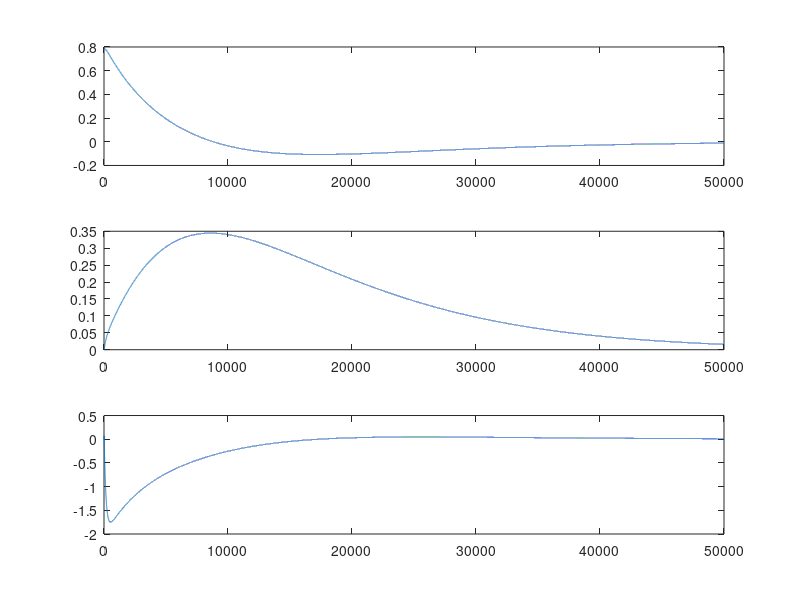
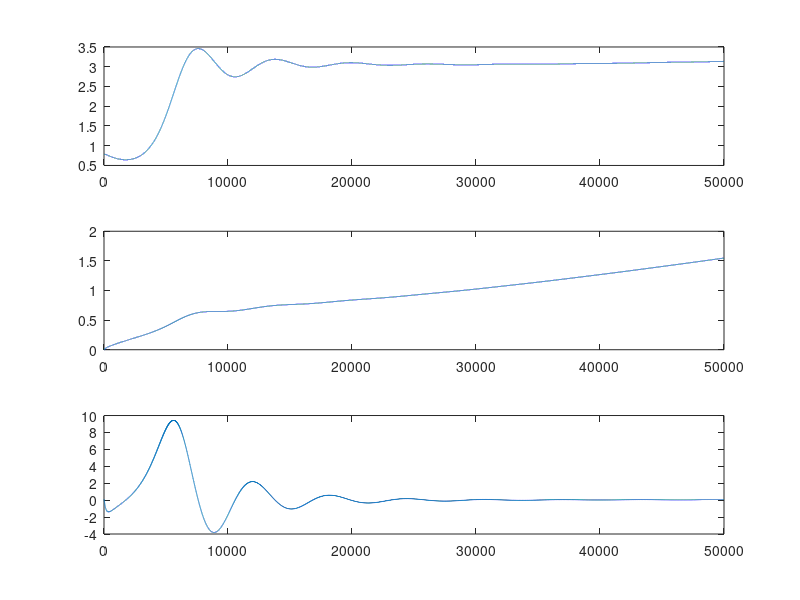

The MATLAB source for these figures, in order:
clc
        clear all
        close all
%% NON LINEAR SYSTEM
        mV = 0.152;     % Massa do veículo, sem giroscópio [kg]
mG = 0.15;      % Massa do giroscópio [kg]
rG = 0.095/2;   % Raio do giroscópio [m]
aG = 0.006;     % Espessura do giroscópio [m]
aV = 0.075;     % Altura do veículo [m]
lV = 0.19;      % Comprimento do veículo [m]
dG = 0.06;      % Distância entre centro de massa do giroscópio e centro de rotação do veículo [m]
dV = 0.045;     % Distância entre centro de massa do veículo e o ponto de rotação do veículo [m]

omega = 6500*0.10472;   % Velocidade de rotação do giroscópio, RPM*conversão = rad/sec
g = 9.81;               % Gravidade [m/s^2]

IG11 = mG*(rG^2)/4 + mG*(aG^2)/12; % Momento de Inércia
        IG33 = mG*(rG^2)/2;
IB11 = mV*(aV^2+lV^2)/12;


%% LINEAR SYSTEM FOR TS = 5 ms
A=[1.0013 0 0.0050;
0 1.0000 0;
0.5319 0 1.0013];
B=[-0.001;
0.005;
-0.3943];
C=[1 0 0;
0 1 0;
0 0 1];
D=zeros(3,1);

Kd = dlqr(A, B, eye(3),1);

%% CONDICAO INICIAL

sim_step = 0.0001;
tsim = 5;
Ts = 0.001;
end_sim = ceil(tsim/sim_step);


x10 = pi/4;
x20 = 0;
x30 = 0;
u0 = 0;

dt = 0;
x1 = zeros(1,end_sim);
x2 = zeros(1,end_sim);
x3 = zeros(1,end_sim);
u = zeros(1,end_sim);
%% Simulacao LQR



for k=1:end_sim

if k == 1
dt = dt+1;
x1(k) = x10;
x2(k) = x20;
x3(k) = x30;

else
dt = dt+1;
num_f3 = (mV*dV+mG*dG)*g*sin(x1(k-1));
den_f3 = IB11+mV*dV^2+mG*dG^2+IG11*cos(x2(k-1))^2+IG33*sin(x2(k-1))^2;
f3 = num_f3/den_f3;

num_u3 = -2*cos(x2(k-1))*sin(x2(k-1))*(IG33-IG11)*x3(k-1)-omega*cos(x2(k-1))*IG33;
den_u3 = den_f3;
u3 = num_u3/den_u3;

x1d(k) = x3(k-1);
x2d(k) = u(k-1);
x3d(k) = f3+u3*u(k-1);

x1(k) = x1(k-1) + (x1d(k-1)+x1d(k))*sim_step/2;
x2(k) = x2(k-1) + (x2d(k-1)+x2d(k))*sim_step/2;
x3(k) = x3(k-1) + (x3d(k-1)+x3d(k))*sim_step/2;
end


if dt > Ts/sim_step
        dt = 0;
x=[x1(k);x2(k);x3(k)];
u(k) = -Kd*x;
else
if k == 1
u(k) = u0;
else
u(k) = u(k-1);
end
        end

end

 
figure(1)
subplot(311)
plot(x1(1:end_sim));
subplot(312)
plot(x2(1:end_sim));
subplot(313)
plot(x3(1:end_sim));
% figure
% plot(u(1:end_sim));


%% Inicializa matriz T Q L -> ŷ = Q*x+L*u(t-1) + T*du
                                                 %
                                                 % Q = zeros(nx*nP, nx);
% L = zeros(nx*nP,nu);
% T = zeros(nx*nP,nu*nU);
% Q0 = C*A;
% L0 = C*B;
%
% for i = 1:nP
%     Q0 = Q0*A;
%     Q((i-1)*nx+(1:nx),:) = Q0;
% end
%
%
% for i = 1:nP
%     L0 = A*L0;
%     L((i-1)*nx+(1:nx),:) = L0;
% end
%
%
% for i = 1:nP
%     Tj = zeros(nx,nu*nU);
%     Ti = C;
%     for j = min(nU,i):-1:1
%         Tj(:,(j-1)*nu+(1:nu)) = Ti*B;
%         Ti = Ti*A;
%     end
%     T((i-1)*ny+(1:ny),:) = Tj;
% end
% Kp=(T'*Q*T+R)\(T'*R);
% size(Kp)
% K1=Kp(1:nu,:);



%% PARAMETROS CONTROLE
nP = 5;
nU = 5;
Q = 1*eye(3*nP);
R = 1*eye(nU);
%% Inicializa Matriz aumentada
[nx,nu]=size(B);
ny = size(C,1);
Am = [A B; zeros(nu,nx) eye(nu,nu)];
Bm = [B; zeros(nu,nu)];
Cm = [C zeros(ny,1)];
%% Inicializa matriz F e H ŷ = F*x+H*du e MATRIZ K
F = zeros(ny*nP,nx+nu);
F0 = Cm;

for i = 1:nP
        F0 = F0*Am;
F((i-1)*ny+(1:ny),:) = F0;
end
        
H = zeros(ny*nP,nu*nU);
for i = 1:nP
        Hj = zeros(ny,nu*nU);
Hi = Cm;
for j = min(nU,i):-1:1
Hj(:,(j-1)*nu+(1:nu)) = Hi*Bm;
Hi = Hi*Am;
end
H((i-1)*ny+(1:ny),:) = Hj;
end
        
size(F)
size(H)

K=(H'*Q*H+R)\(H'*Q)
size(K)
K1=K(1:nu,:);
%% Inicializando DMC

x_v = zeros(3,size(Am,2));   % Inicializa vetor de saida
u_v = zeros(1,nu);          % Inicializa vetor de control

x_vet = zeros(4,end_sim);
u_vet = zeros(1,end_sim);
delta_u = zeros(1,end_sim);

%% MPC codigo
for k = 1:end_sim
    
if k == 1
dt = dt+1;
x1(k) = x10;
x2(k) = x20;
x3(k) = x30;
x_v = [x1(k);x2(k);x3(k); 0];

else
dt = dt+1;
num_f3 = (mV*dV+mG*dG)*g*sin(x1(k-1));
den_f3 = IB11+mV*dV^2+mG*dG^2+IG11*cos(x2(k-1))^2+IG33*sin(x2(k-1))^2;
f3 = num_f3/den_f3;

num_u3 = -2*cos(x2(k-1))*sin(x2(k-1))*(IG33-IG11)*x3(k-1)-omega*cos(x2(k-1))*IG33;
den_u3 = den_f3;
u3 = num_u3/den_u3;

x1d(k) = x3(k-1);
x2d(k) = u(k-1);
x3d(k) = f3+u3*u(k-1);

x1(k) = x1(k-1) + (x1d(k-1)+x1d(k))*sim_step/2;
x2(k) = x2(k-1) + (x2d(k-1)+x2d(k))*sim_step/2;
x3(k) = x3(k-1) + (x3d(k-1)+x3d(k))*sim_step/2;
x_v = [x1(k); x2(k); x3(k); u(k-1)];

end


    if dt > Ts/sim_step
            dt = 0;
            delta_u(k) = K1*(zeros(ny*nP,1)-F*x_v);
            u(k) = delta_u(k) + u(k-1);
    end
end

        figure(2)
subplot(311)
plot(x1(1:end_sim));
subplot(312)
plot(x2(1:end_sim));
subplot(313)
plot(x3(1:end_sim));
% figure
% plot(u(1:end_sim));